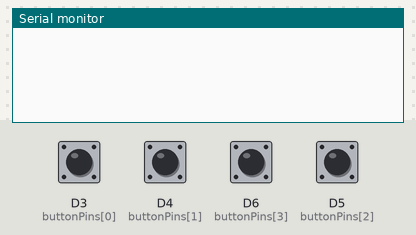
The sketch below on a simulated ESP8266 (NodeMCU). Shown: the last lines printed to the serial monitor. The inputs (shaded band) are chosen by the test bench; at power-on: D3 (buttonPins[0]), D4 (buttonPins[1]), D5 (buttonPins[2]), D6 (buttonPins[3]) HIGH.

Above: at 1.2 s.
1.3 s: D3 (buttonPins[0]) pulled LOW for 0.15 s
At 2.6 s:
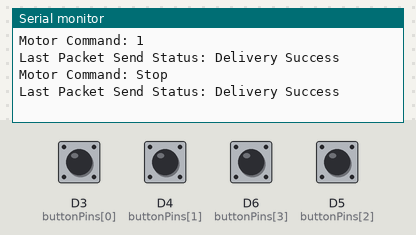
2.9 s: D4 (buttonPins[1]) pulled LOW for 0.15 s
At 3.06 s:
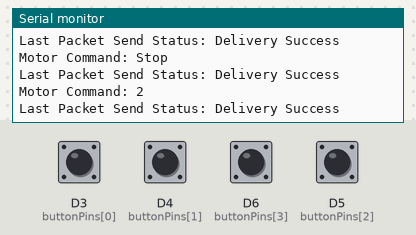
4.5 s: D6 (buttonPins[3]) pulled LOW for 0.15 s
At 4.66 s:
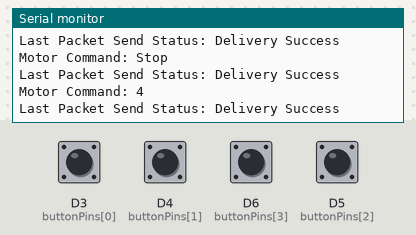
6.1 s: D5 (buttonPins[2]) pulled LOW for 0.15 s
At 6.26 s:
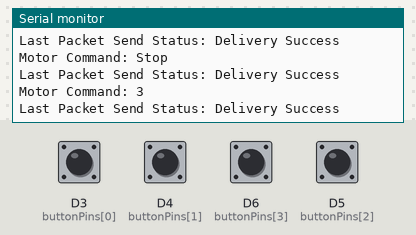
Timing chart, 0 to 8.7 s (numbered marks = the images above; inputs shaded):
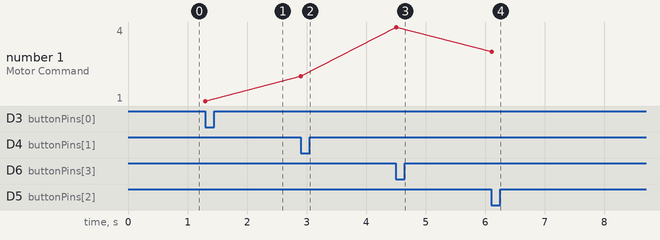

Measured:
- after the input at 1.3 s, the serial monitor: prints a new line at once (image 1)
- after the input at 2.9 s, the serial monitor: prints a new line at once (image 2)
- after the input at 4.5 s, the serial monitor: prints a new line at once (image 3)
- after the input at 6.1 s, the serial monitor: prints a new line at once (image 4)
- plotted number 1: 1 → 2 after the input at 2.9 s, 2 → 4 after the input at 4.5 s, 4 → 3 after the input at 6.1 s

The sketch:

tMotorcontroll.ino
```cpp
#include <ESP8266WiFi.h>
extern "C" {
  #include <espnow.h>
}

// MAC Address of the receiver NodeMCU
uint8_t broadcastAddress[] = {0x8C, 0xAA, 0xB5, 0x16, 0x05, 0x92}; // Replace with actual receiver MAC address

typedef struct struct_message {
    char message[32];
    int motorCommand; // Command: 0=Stop, 1=Forward, 2=Reverse, 3=Left, 4=Right
} struct_message;

struct_message myData;

const int buttonPins[4] = {D3, D4, D5, D6}; // GPIO pins for 4 buttons
int lastButtonStates[4] = {HIGH, HIGH, HIGH, HIGH}; // Initial states of the buttons

void OnDataSent(uint8_t *mac_addr, uint8_t sendStatus) {
    Serial.print("Last Packet Send Status: ");
    Serial.println(sendStatus == 0 ? "Delivery Success" : "Delivery Fail");
}

void setup() {
    Serial.begin(115200);
    Serial.println();

    // Initialize button pins as input with pull-up
    for (int i = 0; i < 4; i++) {
        pinMode(buttonPins[i], INPUT_PULLUP);
    }

    // Set device as a Wi-Fi Station
    WiFi.mode(WIFI_STA);
    WiFi.disconnect();

    // Init ESP-NOW
    if (esp_now_init() != 0) {
        Serial.println("Error initializing ESP-NOW");
        return;
    }

    // Register the send callback
    esp_now_set_self_role(ESP_NOW_ROLE_CONTROLLER);
    esp_now_register_send_cb(OnDataSent);

    // Add peer
    esp_now_add_peer(broadcastAddress, ESP_NOW_ROLE_SLAVE, 1, NULL, 0);
}

void loop() {
    for (int i = 0; i < 4; i++) {
        int buttonState = digitalRead(buttonPins[i]);

        // Check if button state has changed
        if (buttonState != lastButtonStates[i]) {
            lastButtonStates[i] = buttonState;

            // Prepare the message
            if (buttonState == LOW) { // Button pressed
                myData.motorCommand = i + 1; // Map buttons to motor commands
                sprintf(myData.message, "Motor Command: %d", myData.motorCommand);
            } else { // Button released
                myData.motorCommand = 0; // Stop
                sprintf(myData.message, "Motor Command: Stop");
            }

            // Send the message
            esp_now_send(broadcastAddress, (uint8_t *)&myData, sizeof(myData));

            // Print status to Serial Monitor
            Serial.println(myData.message);
        }
    }

    delay(100); // Debounce delay
}
```
